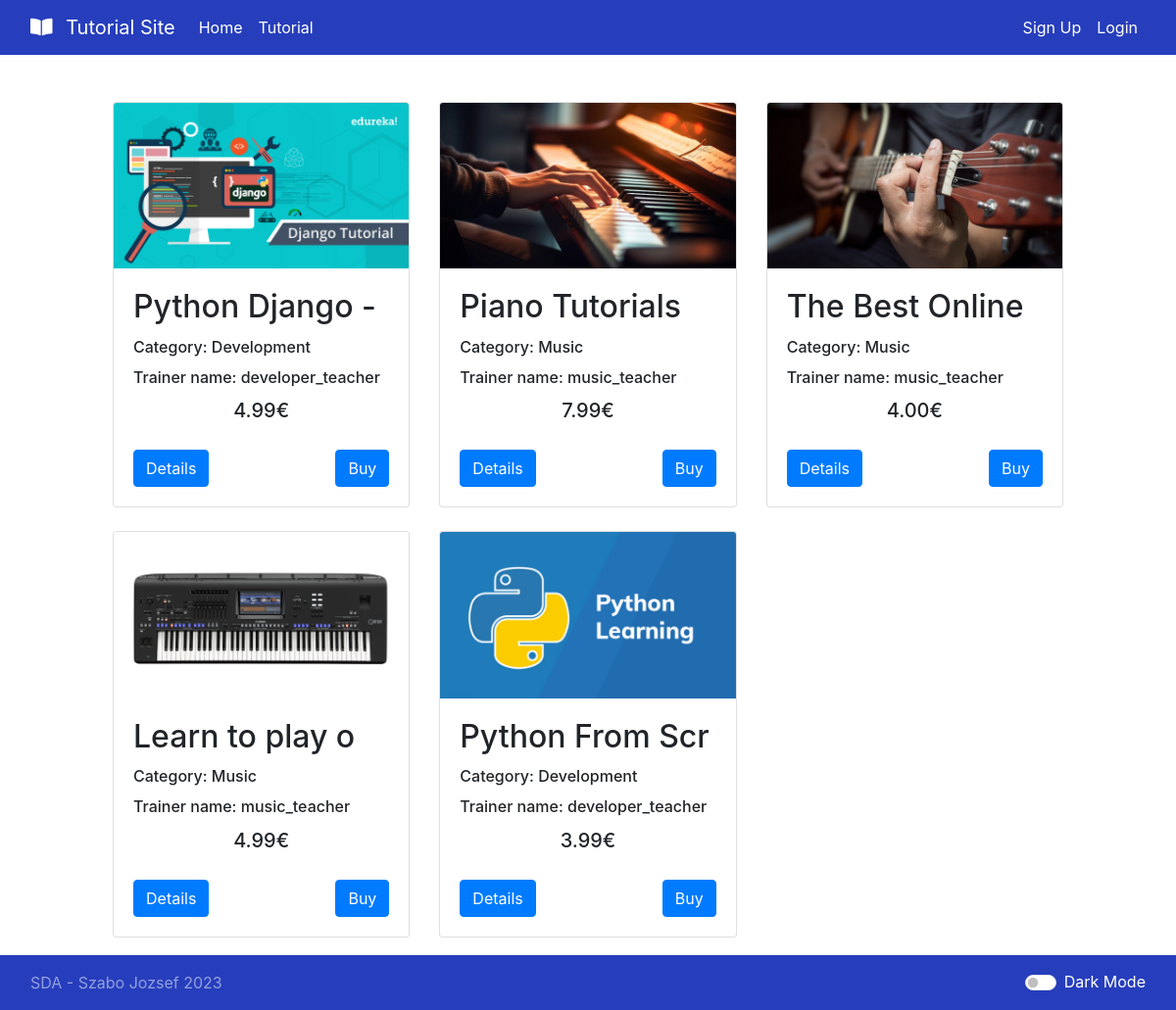
The page /tutorial/ on the database its author committed.
### tutorial/models.py (models this page shows, shortened)
class Tutorial(models.Model):
    title = models.CharField(max_length=100)
    image = models.ImageField(upload_to='static/images/')
    category = models.ForeignKey(Category, on_delete=models.CASCADE)
    tutor = models.ForeignKey(User, on_delete=models.CASCADE)
    description = models.TextField()
    price = models.DecimalField(max_digits=10, decimal_places=2)
    description_long = models.TextField()
    link_url = models.URLField()
    content = models.TextField(blank=True, null=True)

class Category(models.Model):
    name = models.CharField(max_length=100)
    def __str__(self):
        return f"{self.name}"

### tutorial/views.py (the view)
# urls.py: path('tutorial/', views.tutorial_view, name='tutorial_view'),
def tutorial_view(request):
    my_objects = Tutorial.objects.all()
    my_objects = Tutorial.objects.all()
    tutorials = []
    for tutorial in my_objects:
        tutorials.append(tutorials_to_purchased_tutorials(tutorial, request.user))
    return render(request, 'tutorial/tutorial.html', {'tutorials': tutorials})

### tutorial/views.py (called while the page is built)
def tutorials_to_purchased_tutorials(tutorial, user):
    if user.is_authenticated:
        is_paid = UserTutorialPurchased.objects.filter(tutorial=tutorial, user=user).count()>0
    else:
        is_paid = False
    return {'tutorial':tutorial, 'is_paid':is_paid}

### templates/tutorial/tutorial.html (shortened to what this page needs)
{% extends 'base.html' %}
{% block content %}
    <div class="container-fluid my-container" style="padding-bottom: 50px;">
        <div class="row">
            <div class="col-10 offset-md-1">
                <div class="row">
                    {% for tutorial_dict in tutorials %}
                        <div class="col-md-4 mb-4 d-flex">
                            <div class="card flex-fill">
                                <img class="card-img-top" src="{{ tutorial_dict.tutorial.image.url }}" alt="{{ tutorial_dict.title }}">
                                <div class="card-body d-flex flex-column">
                                    <h2 class="card-title">{{ tutorial_dict.tutorial.title|slice:":15" }}</h2>
                                    <h6 class="card-title">Category: {{ tutorial_dict.tutorial.category }}</h6>
                                    <h6 class="card-title">Trainer name: {{ tutorial_dict.tutorial.tutor }}</h6>
                                    <div class="text-center mt-auto">
                                        <h5 class="card-title">{{ tutorial_dict.tutorial.price }}€</h5>
                                    </div>
                                    <div class="mt-3 d-flex justify-content-between">
                                        <a href="{% url 'tutorial_detail' tutorial_dict.tutorial.id %}" class="btn btn-primary">Details</a>
                                        {% if tutorial_dict.is_paid %}
                                            <a href="{% url 'tutorial_content' tutorial_dict.tutorial.id %}" class="btn btn-primary">Open
                                                Tutorial</a>
                                        {% else %}
                                            <a href="{% url 'tutorial_buy' tutorial_dict.tutorial.id %}"
                                               class="btn btn-primary ml-auto">Buy</a>
                                        {% endif %}
                                    </div>
                                </div>
                            </div>
                        </div>
                    {% endfor %}
                </div>
            </div>
        </div>
    </div>
{% endblock %}

### rows shown on the page
Tutorial: tutorial.image (picture), tutorial "Python Django -", tutorial.category "Development", tutorial.tutor "developer_teacher", tutorial.price "4.99"
Tutorial: tutorial.image (picture), tutorial "Piano Tutorials", tutorial.category "Music", tutorial.tutor "music_teacher", tutorial.price "7.99"
Tutorial: tutorial.image (picture), tutorial "The Best Online", tutorial.category "Music", tutorial.tutor "music_teacher", tutorial.price "4.00"
Tutorial: tutorial.image (picture), tutorial "Learn to play o", tutorial.category "Music", tutorial.tutor "music_teacher", tutorial.price "4.99"
Tutorial: tutorial.image (picture), tutorial "Python From Scr", tutorial.category "Development", tutorial.tutor "developer_teacher", tutorial.price "3.99"
